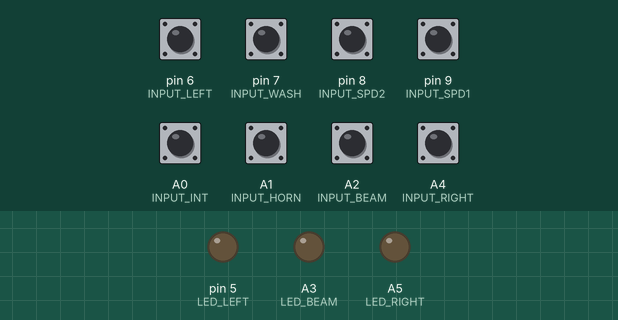
This sketch was run on a simulated Arduino Uno, built with avr-gcc and run on an emulated ATmega328P. Parts: output pins drawn as LEDs (lit = HIGH). Dashed ring = blinking. The inputs (shaded band) are chosen by the test bench; at power-on: A0 (INPUT_INT), A1 (INPUT_HORN), A2 (INPUT_BEAM), A4 (INPUT_RIGHT), pin 6 (INPUT_LEFT), pin 7 (INPUT_WASH), pin 8 (INPUT_SPD2), pin 9 (INPUT_SPD1) HIGH. No radio packets arrive unless stated.

Above: at 1.2 s.
1.3 s: pin 6 (INPUT_LEFT) pulled LOW for 0.15 s
At 1.49 s:
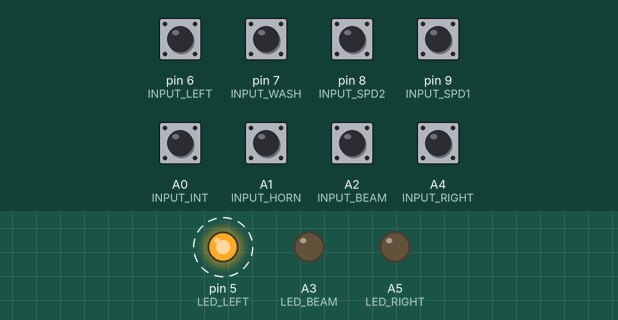
4.4 s: A2 (INPUT_BEAM) pulled LOW for 0.15 s
At 4.48 s:
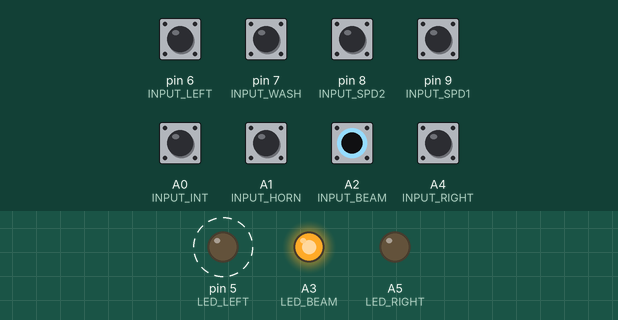
7.4 s: A4 (INPUT_RIGHT) pulled LOW for 0.15 s
At 7.59 s:
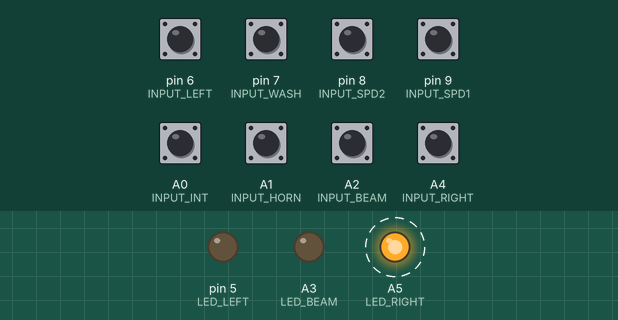
10.5 s: A2 (INPUT_BEAM) pulled LOW for 1 s
At 11.04 s:
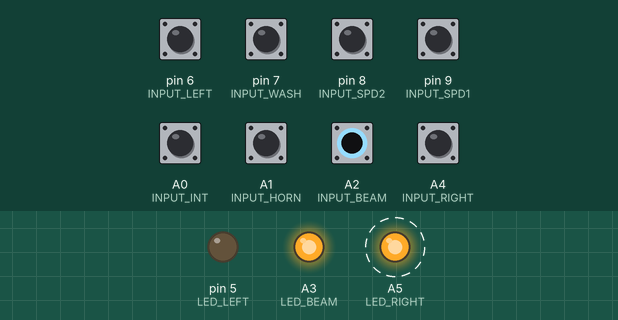
13.7 s: pin 6 (INPUT_LEFT) pulled LOW for 1 s
At 13.88 s:
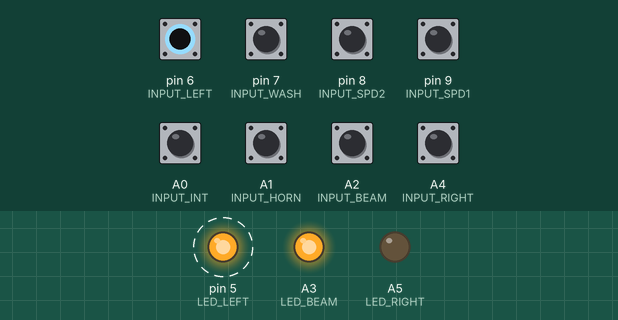
16.7 s: A4 (INPUT_RIGHT) pulled LOW for 1 s
At 16.87 s:
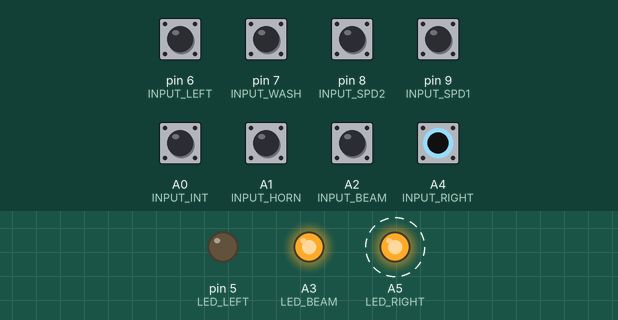
Timing chart, 0 to 20.7 s (numbered marks = the images above; inputs shaded):
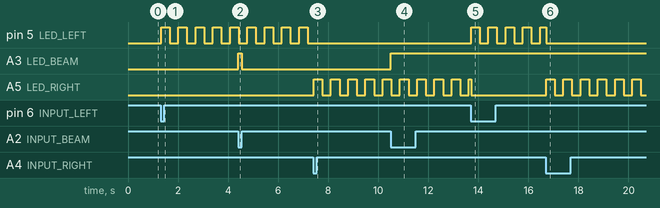

The sketch:

wheel.ino
```cpp
/*
 * Firmware for Lotus Elise wireless steering wheel button controls - WHEEL PCB
 * RF24L01 on steering wheel talks to transceiver wired to chassis loom
 * Will Norman
 * 04/01/21
 */

// Libraries
#include <SPI.h>
#include <nRF24L01.h>
#include <RF24.h>

// Button Inputs
#define INPUT_RIGHT A4
#define INPUT_LEFT  6
#define INPUT_BEAM  A2
#define INPUT_HORN  A1
#define INPUT_WASH  7
#define INPUT_INT   A0
#define INPUT_SPD1  9
#define INPUT_SPD2  8

// LED Outputs
#define LED_RIGHT     A5
#define LED_LEFT      5
#define LED_BEAM      A3
#define IND_INTERVAL  330  // LED blinking interval in ms

// RF24 Pins
#define MOSI        11
#define MISO        12
#define CLK         13
#define IRQ         2
#define CSN         3
#define CE          4

// Radio Object
RF24 radio(CE, CSN);

// Global Variables
const byte address[6] = "00001";
volatile byte payload_transmit = 0b00000000;  // byte to be transmitted that encodes button presses
volatile int counter = 0;

// Button Encoding
#define BIT_RIGHT   0b00000001
#define BIT_LEFT    0b00000010
#define BIT_BEAM    0b00000100
#define BIT_HORN    0b00001000
#define BIT_WASH    0b00010000
#define BIT_INT     0b00100000
#define BIT_SPD1    0b01000000
#define BIT_SPD2    0b10000000

void setup() {

    Serial.begin(9600);

    // Initialise RF24 module
    radio.begin();
    radio.setPALevel(RF24_PA_MIN);
    // radio.setRetries(15,5);          // 15x250us + 250us wait for ACK, 5 retries
    radio.setChannel(111);           // 2400 MHz + 111(s) ;) = 2511 MHz;
    radio.openWritingPipe(address);
    radio.stopListening();

    // Initialise Inputs
    pinMode(INPUT_RIGHT,INPUT_PULLUP);
    pinMode(INPUT_LEFT,INPUT_PULLUP);
    pinMode(INPUT_BEAM,INPUT_PULLUP);
    pinMode(INPUT_HORN,INPUT_PULLUP);
    pinMode(INPUT_WASH,INPUT_PULLUP);
    pinMode(INPUT_INT,INPUT_PULLUP);
    pinMode(INPUT_SPD1,INPUT_PULLUP);
    pinMode(INPUT_SPD2,INPUT_PULLUP);

    // Initialise Outputs
    pinMode(LED_RIGHT,OUTPUT);
    pinMode(LED_LEFT,OUTPUT);
    pinMode(LED_BEAM,OUTPUT);
    digitalWrite(LED_RIGHT,LOW);
    digitalWrite(LED_LEFT,LOW);
    digitalWrite(LED_BEAM,LOW);

}

void loop() {

    bool state_right = 0;         // variable that tracks state of button press
    bool state_left = 0;          // variable that tracks state of button press
    bool state_beam = 0;          // variable that tracks state of button press
    bool state_old_right = 0;     // variable that tracks state of button previously
    bool state_old_left = 0;      // variable that tracks state of button previously
    bool state_old_beam = 0;      // variable that tracks state of button previously
    bool toggle_beam = 0;         // variable that holds beam on if button is pressed long enough
    unsigned long timer_beam = 0; // variable to track the time the beam button has been held

    bool state_led_right = 0;
    bool state_led_left = 0;
    unsigned long timer_right = 0;
    unsigned long timer_left = 0;

    while(1){
      // main

      // Right Indicator
      state_right = !digitalRead(INPUT_RIGHT); // read state of button
      if(state_right && !state_old_right){ // if button pressed, and previously wasn't pressed, do something
          // if indicator already on - switch off
          if(payload_transmit & BIT_RIGHT){
              payload_transmit = payload_transmit &~(BIT_RIGHT);
          // else indicator is already off, so switch on
          }else{
                payload_transmit = payload_transmit | BIT_RIGHT;
              // if other indicator is on, switch off
              if(payload_transmit & BIT_LEFT){
                  payload_transmit = payload_transmit & ~(BIT_LEFT);
              }
          }
          state_old_right = 1;
      }else if(!state_right){ // if button not pressed, update state_old
          state_old_right = 0;
      }

      // Left Indicator (copy of Right Indicator but swap left/right)
      state_left = !digitalRead(INPUT_LEFT);
      if(state_left && !state_old_left){ // if new button press - toggle on/off value
          // if indicator already on - switch off
          if(payload_transmit & BIT_LEFT){
              payload_transmit = payload_transmit & ~(BIT_LEFT);
          // else indicator is off, switch on
          }else{
              payload_transmit = payload_transmit | BIT_LEFT;
              // if other indicator is on, switch off
              if(payload_transmit & BIT_RIGHT){
                  payload_transmit = payload_transmit & ~(BIT_RIGHT);
              }
          }
          state_old_left = 1;
      }else if(!state_left){
          state_old_left = 0;
      }

      // Full Beam
      state_beam = !digitalRead(INPUT_BEAM);
      if(state_beam && !state_old_beam){
          // if button pressed, turn on, start timer, turn toggle off
          payload_transmit = payload_transmit | BIT_BEAM;
          digitalWrite(LED_BEAM,HIGH);
          timer_beam = millis();
          state_old_beam = 1;
          toggle_beam = 0;
      // if button pressed and STILL pressed, check timer
      }else if(state_beam && state_old_beam){
          // if button held for more than 1 seconds, keep turned on with toggle variable
          if(millis() - timer_beam > 750){
            toggle_beam = 1;
          }else{
            toggle_beam = 0;
          }
      // if button is off, and toggle is off, switch off
      }else if(!state_beam){
        if(!toggle_beam){
            payload_transmit = payload_transmit & ~(BIT_BEAM);
            digitalWrite(LED_BEAM,LOW);
        }
        state_old_beam = 0;
      }

      // Horn - Momentary
      if(!digitalRead(INPUT_HORN)){
        payload_transmit = payload_transmit | BIT_HORN;
      }else{
        payload_transmit = payload_transmit & ~(BIT_HORN);
      }

      // Wiper Wash - Momentary
      if(!digitalRead(INPUT_WASH)){
        payload_transmit = payload_transmit | BIT_WASH;
      }else{
        payload_transmit = payload_transmit & ~(BIT_WASH);
      }

      // Intermittent Wipers - Momentary (held by rotary switch)
      if(!digitalRead(INPUT_INT)){
        payload_transmit = payload_transmit | BIT_INT;
      }else{
        payload_transmit = payload_transmit & ~(BIT_INT);
      }

      // Wipers Speed 1 - Momentary (held by rotary switch)
      if(!digitalRead(INPUT_SPD1)){
        payload_transmit = payload_transmit | BIT_SPD1;
      }else{
        payload_transmit = payload_transmit & ~(BIT_SPD1);
      }

      // Wipers Speed 2 - Momentary (held by rotary switch)
      if(!digitalRead(INPUT_SPD2)){
        payload_transmit = payload_transmit | BIT_SPD2;
      }else{
        payload_transmit = payload_transmit & ~(BIT_SPD2);
      }

      // Right Indicator LED
      if((payload_transmit & BIT_RIGHT)  && (millis() - timer_right > IND_INTERVAL)){
        timer_right = millis();
        state_led_right = !state_led_right;
        digitalWrite(LED_RIGHT,state_led_right);
      }else if(!(payload_transmit & BIT_RIGHT)){
        timer_right = 0;
        state_led_right = 0;
        digitalWrite(LED_RIGHT,state_led_right);
      }

      // Left Indicator LED
      if((payload_transmit & BIT_LEFT)  && (millis() - timer_left > IND_INTERVAL)){
        timer_left = millis();
        state_led_left = !state_led_left;
        digitalWrite(LED_LEFT,state_led_left);
      }else if(!(payload_transmit & BIT_LEFT)){
        timer_left = 0;
        state_led_left = 0;
        digitalWrite(LED_LEFT,state_led_left);
      }

      // Transmit to Chassis
      if(!radio.write(&payload_transmit, sizeof(payload_transmit))){
        counter++;
        // Serial.println(counter);
      }else{
        counter = 0;
      }

      delay(20);

//      if(counter > 2000){ // 500 ms of no response
//        errorBlink();
//        counter = 0 ;
//      }

    } // while(1)
} // loop

void errorBlink(void){
        for(int i = 0 ; i < 3 ; i++){
          digitalWrite(LED_RIGHT,HIGH);
          digitalWrite(LED_LEFT,HIGH);
          digitalWrite(LED_BEAM,HIGH);
          delay(100);
          digitalWrite(LED_RIGHT,LOW);
          digitalWrite(LED_LEFT,LOW);
          digitalWrite(LED_BEAM,LOW);
          delay(100);
        }
        payload_transmit = 0;
}
```

Measured:
- after the input at 1.3 s, pin 5 (LED_LEFT): alternates HIGH for 0.34 s and LOW for 0.34 s, starting at once
- after the input at 4.4 s, A3 (LED_BEAM): LOW → HIGH at once, → LOW 0.15 s later
- after the input at 7.4 s, pin 5 (LED_LEFT): stops changing and stays LOW; A5 (LED_RIGHT): alternates HIGH for 0.34 s and LOW for 0.34 s, starting at once
- after the input at 10.5 s, A3 (LED_BEAM): LOW → HIGH at once
- after the input at 13.7 s, pin 5 (LED_LEFT): alternates HIGH for 0.34 s and LOW for 0.34 s, starting at once
- after the input at 16.7 s, A5 (LED_RIGHT): alternates HIGH for 0.34 s and LOW for 0.34 s, starting at once
